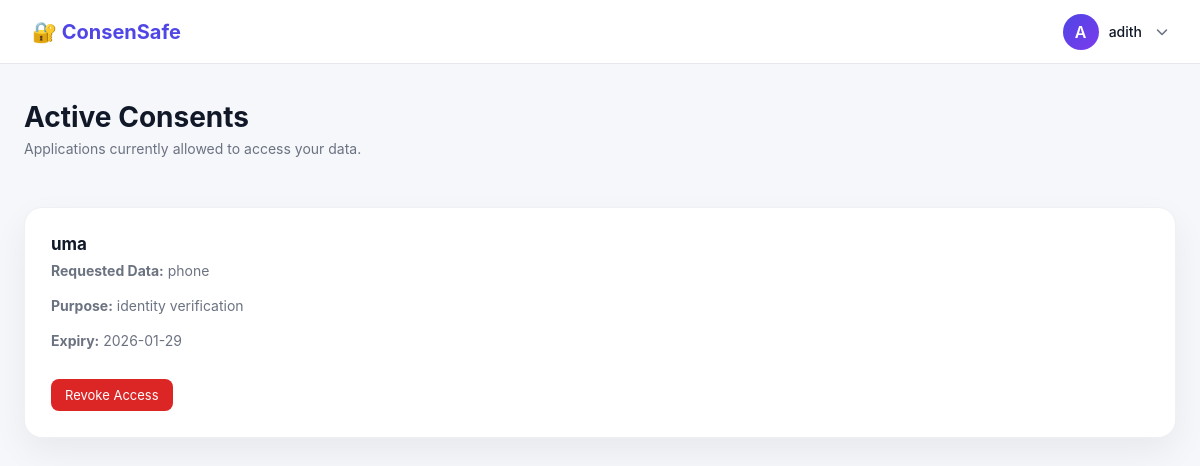
/my-consents (signed in), run on the app's committed database.
### tables this page shows
CREATE TABLE consents (
            id INTEGER PRIMARY KEY AUTOINCREMENT,
            user_id INTEGER NOT NULL,
            app_id INTEGER NOT NULL,
            allowed_fields TEXT NOT NULL,
            purpose TEXT NOT NULL,
            expiry DATETIME NOT NULL,
            status TEXT CHECK(status IN ('pending','approved','revoked')) NOT NULL,
            consent_hash TEXT NOT NULL,
            signature TEXT NOT NULL,
            created_at DATETIME DEFAULT CURRENT_TIMESTAMP,
            FOREIGN KEY (user_id) REFERENCES users(id),
            FOREIGN KEY (app_id) REFERENCES users(id)
        );

CREATE TABLE users (
            id INTEGER PRIMARY KEY AUTOINCREMENT,
            username TEXT UNIQUE NOT NULL,
            email TEXT UNIQUE NOT NULL,
            password TEXT NOT NULL,
            role TEXT NOT NULL
        );

### app.py (the view)
@app.route("/my-consents")
def my_consents():
    if session.get("role") != "user":
        return "Unauthorized", 403
    status = request.args.get("status", "approved")  # default = active consents
    conn = get_db()
    consents = conn.execute("""
        SELECT consents.*, users.username AS app_name
        FROM consents
        JOIN users ON consents.app_id = users.id
        WHERE consents.user_id = ? AND consents.status = ?
    """, (session["user_id"], status)).fetchall()
    conn.close()
    return render_template(
        "my_consents.html",
        consents=consents,
        status=status
    )

### app.py (called while the page is built)
def get_db():
    conn = sqlite3.connect(DB_NAME)
    conn.row_factory = sqlite3.Row
    return conn

@app.before_request
def enforce_session_timeout():
    if "user_id" in session:
        now = time.time()
        last = session.get("last_activity")
        if last and now - last > 600:
            session.clear()
            return redirect(url_for("login"))
        session["last_activity"] = now

### templates/my_consents.html
{% extends "base.html" %}
{% block content %}
<div class="dashboard">
  <div class="dashboard-header">
    <div>
      {% if status == "pending" %}
        <h1>Consent Requests</h1>
        <p class="welcome-text">Applications waiting for your approval.</p>
      {% else %}
        <h1>Active Consents</h1>
        <p class="welcome-text">Applications currently allowed to access your data.</p>
      {% endif %}
    </div>
  </div>
  <div class="section">
    {% if consents %}
      <div class="dashboard-grid">
        {% for c in consents %}
        <div class="dashboard-card">
          <h3>{{ c.app_name }}</h3>
          <p><strong>Requested Data:</strong> {{ c.allowed_fields }}</p>
          <p><strong>Purpose:</strong> {{ c.purpose }}</p>
          <p><strong>Expiry:</strong> {{ c.expiry }}</p>
          {% if status == "pending" %}
            <div class="action-row">
              <a href="{{ url_for('approve_consent', consent_id=c.id) }}"
                 class="approve-btn">
                 Approve
              </a>
            </div>
          {% else %}
            <div class="action-row">
              <a href="{{ url_for('revoke_consent', consent_id=c.id) }}"
                 class="danger-btn">
                 Revoke Access
              </a>
            </div>
          {% endif %}
        </div>
        {% endfor %}
      </div>
    {% else %}
      <p>No {{ status }} consents found.</p>
    {% endif %}
  </div>
</div>
{% endblock %}

### static/pro.css (style rules this page uses)
* { box-sizing: border-box; }
html, body { height: 100%; }
body { margin: 0; font-family: 'Inter', system-ui, -apple-system, BlinkMacSystemFont, sans-serif; color: #111827; background: #f5f7fb; }
.dashboard { max-width: 1200px; margin: 0 auto; padding: 36px 24px 80px; }
.dashboard-header { display: flex; justify-content: space-between; align-items: center; margin-bottom: 28px; }
.dashboard-header h1 { margin: 0; font-size: 28px; }
.welcome-text { margin-top: 6px; font-size: 14px; color: #6b7280; }
.section { margin-top: 36px; }
.dashboard-grid { display: grid; grid-template-columns: repeat(auto-fit, minmax(280px, 1fr)); gap: 24px; }
.dashboard-card { background: #ffffff; border-radius: 18px; padding: 26px; box-shadow: 0 14px 35px rgba(0,0,0,0.06); border: 1px solid #eef0f4; transition: transform 0.25s ease, box-shadow 0.25s ease; }
.dashboard-card h3 { margin: 0; font-size: 17px; }
.dashboard-card p { margin-top: 6px; font-size: 14px; color: #6b7280; line-height: 1.5; }
.danger-btn { display: inline-block; margin-top: 14px; padding: 8px 14px; background: #dc2626; color: white; border-radius: 8px; text-decoration: none; font-size: 13px; }

### data on the page
consents: app_name "uma", allowed_fields "phone", purpose "identity verification", expiry "2026-01-29"
